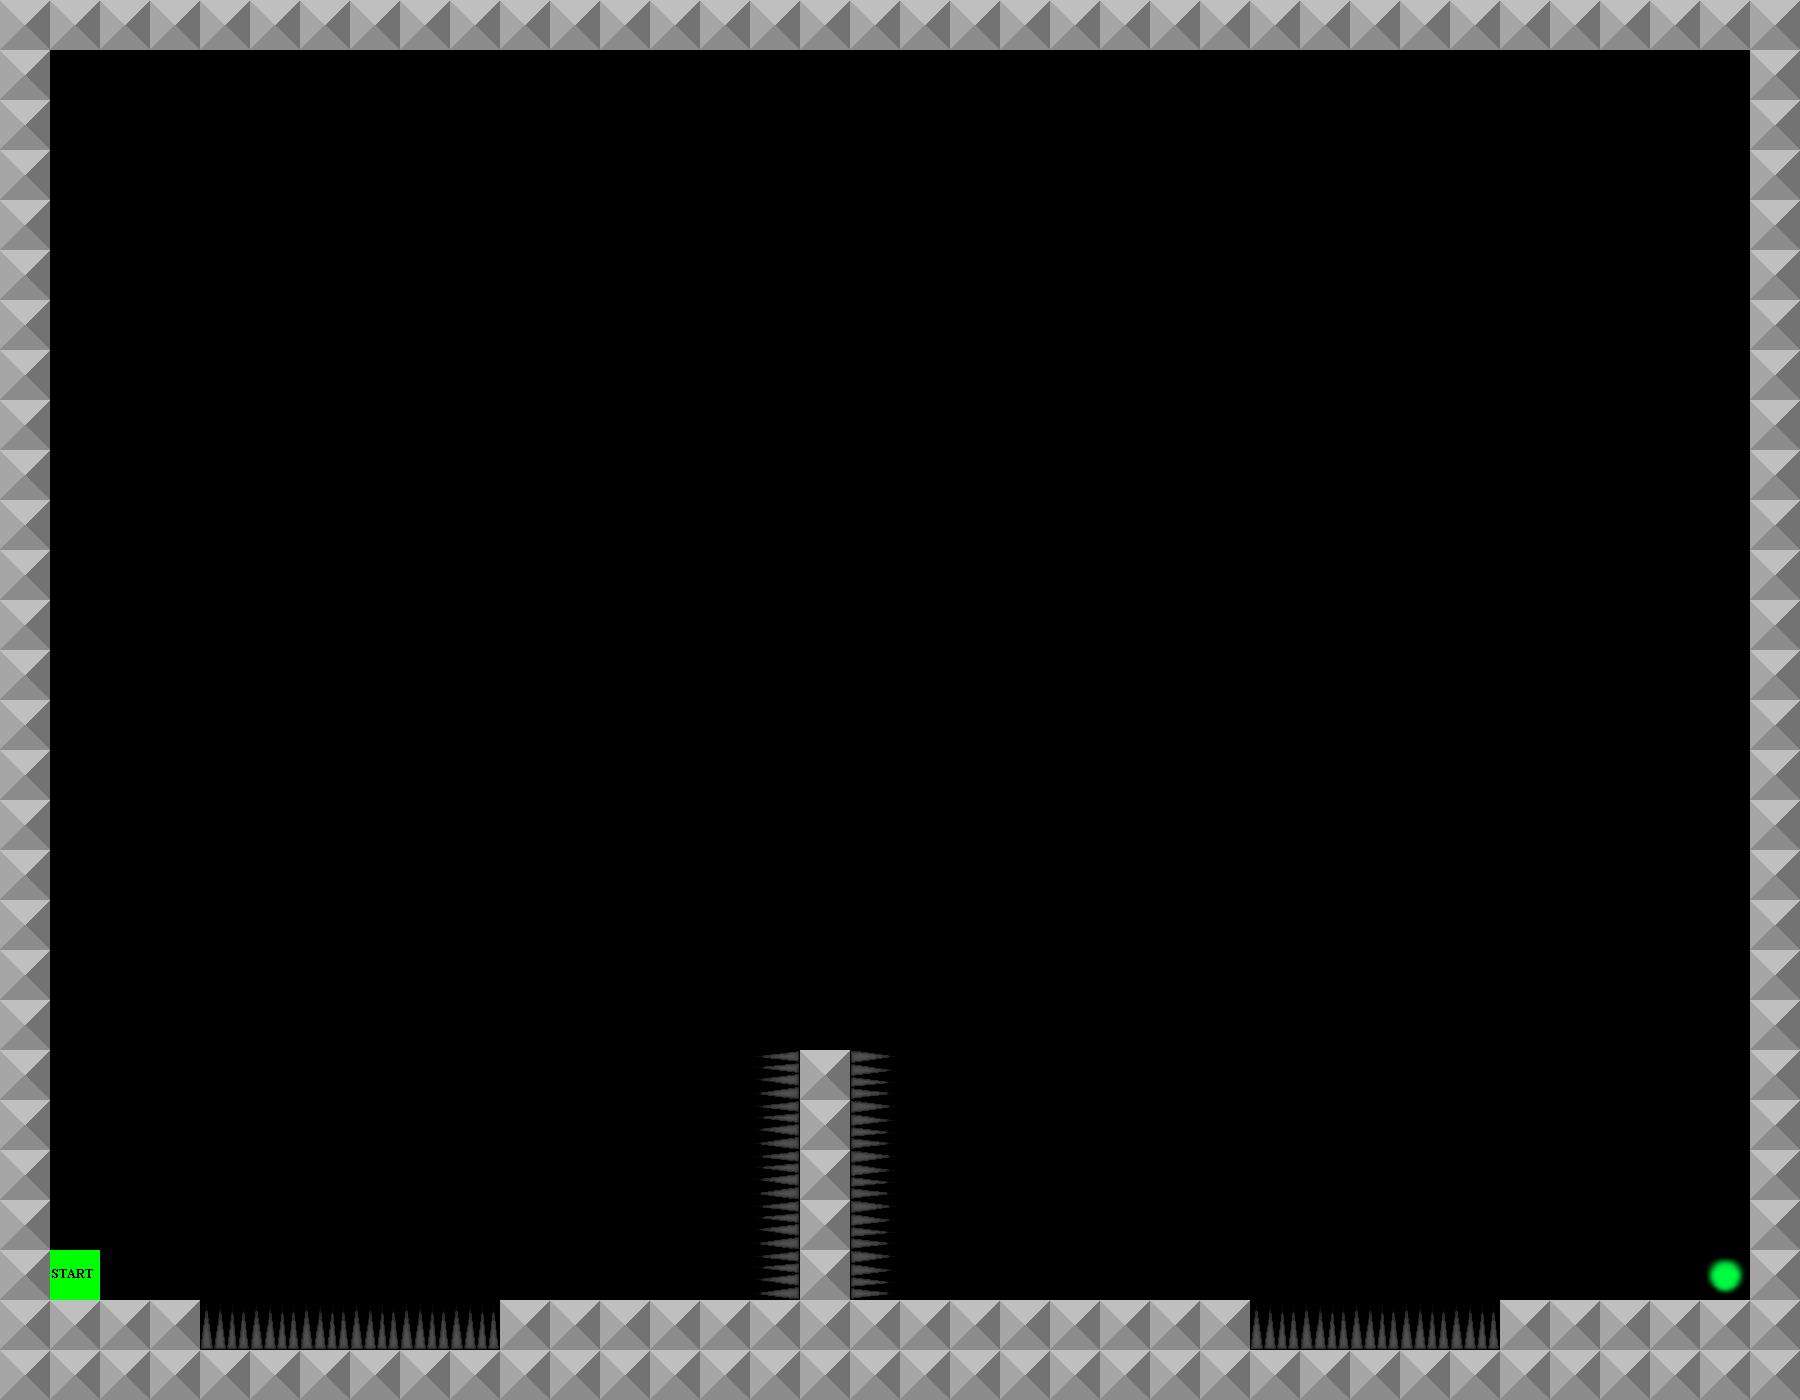

A 2D game scene composited from a Tiled map and its tileset images. What follows is a short description and the map's XML, with every tile layer's data as written:
An orthogonal 36x28 tile map with 50x50 px tiles, 3 tile layers (Collision, Border, Start), 4 tilesets.

<map version="1.0" orientation="orthogonal" renderorder="right-down" width="36" height="28" tilewidth="50" tileheight="50">
 <tileset firstgid="1" name="Metal" tilewidth="50" tileheight="50">
  <image source="metal.png" trans="ff0004" width="50" height="50" />
  <tile id="0">
   <properties>
    <property name="collide" value="" />
   </properties>
  </tile>
 </tileset>
 <tileset firstgid="2" name="spikes" tilewidth="50" tileheight="50">
  <image source="spikes_matrix.png" trans="ff0004" width="200" height="50" />
  <tile id="0">
   <properties>
    <property name="deadly" value="" />
   </properties>
  </tile>
  <tile id="1">
   <properties>
    <property name="deadly" value="" />
   </properties>
  </tile>
  <tile id="2">
   <properties>
    <property name="deadly" value="" />
   </properties>
  </tile>
  <tile id="3">
   <properties>
    <property name="deadly" value="" />
   </properties>
  </tile>
 </tileset>
 <tileset firstgid="6" name="end" tilewidth="50" tileheight="50">
  <image source="end.png" trans="ff0004" width="50" height="50" />
  <tile id="0">
   <properties>
    <property name="end" value="" />
   </properties>
  </tile>
 </tileset>
 <tileset firstgid="7" name="start" tilewidth="50" tileheight="50">
  <image source="start.png" trans="ff0004" width="50" height="50" />
  <tile id="0">
   <properties>
    <property name="start" value="" />
   </properties>
  </tile>
 </tileset>
 <layer name="Collision" width="36" height="28">
  <data encoding="csv">
0,0,0,0,0,0,0,0,0,0,0,0,0,0,0,0,0,0,0,0,0,0,0,0,0,0,0,0,0,0,0,0,0,0,0,0,
0,0,0,0,0,0,0,0,0,0,0,0,0,0,0,0,0,0,0,0,0,0,0,0,0,0,0,0,0,0,0,0,0,0,0,0,
0,0,0,0,0,0,0,0,0,0,0,0,0,0,0,0,0,0,0,0,0,0,0,0,0,0,0,0,0,0,0,0,0,0,0,0,
0,0,0,0,0,0,0,0,0,0,0,0,0,0,0,0,0,0,0,0,0,0,0,0,0,0,0,0,0,0,0,0,0,0,0,0,
0,0,0,0,0,0,0,0,0,0,0,0,0,0,0,0,0,0,0,0,0,0,0,0,0,0,0,0,0,0,0,0,0,0,0,0,
0,0,0,0,0,0,0,0,0,0,0,0,0,0,0,0,0,0,0,0,0,0,0,0,0,0,0,0,0,0,0,0,0,0,0,0,
0,0,0,0,0,0,0,0,0,0,0,0,0,0,0,0,0,0,0,0,0,0,0,0,0,0,0,0,0,0,0,0,0,0,0,0,
0,0,0,0,0,0,0,0,0,0,0,0,0,0,0,0,0,0,0,0,0,0,0,0,0,0,0,0,0,0,0,0,0,0,0,0,
0,0,0,0,0,0,0,0,0,0,0,0,0,0,0,0,0,0,0,0,0,0,0,0,0,0,0,0,0,0,0,0,0,0,0,0,
0,0,0,0,0,0,0,0,0,0,0,0,0,0,0,0,0,0,0,0,0,0,0,0,0,0,0,0,0,0,0,0,0,0,0,0,
0,0,0,0,0,0,0,0,0,0,0,0,0,0,0,0,0,0,0,0,0,0,0,0,0,0,0,0,0,0,0,0,0,0,0,0,
0,0,0,0,0,0,0,0,0,0,0,0,0,0,0,0,0,0,0,0,0,0,0,0,0,0,0,0,0,0,0,0,0,0,0,0,
0,0,0,0,0,0,0,0,0,0,0,0,0,0,0,0,0,0,0,0,0,0,0,0,0,0,0,0,0,0,0,0,0,0,0,0,
0,0,0,0,0,0,0,0,0,0,0,0,0,0,0,0,0,0,0,0,0,0,0,0,0,0,0,0,0,0,0,0,0,0,0,0,
0,0,0,0,0,0,0,0,0,0,0,0,0,0,0,0,0,0,0,0,0,0,0,0,0,0,0,0,0,0,0,0,0,0,0,0,
0,0,0,0,0,0,0,0,0,0,0,0,0,0,0,0,0,0,0,0,0,0,0,0,0,0,0,0,0,0,0,0,0,0,0,0,
0,0,0,0,0,0,0,0,0,0,0,0,0,0,0,0,0,0,0,0,0,0,0,0,0,0,0,0,0,0,0,0,0,0,0,0,
0,0,0,0,0,0,0,0,0,0,0,0,0,0,0,0,0,0,0,0,0,0,0,0,0,0,0,0,0,0,0,0,0,0,0,0,
0,0,0,0,0,0,0,0,0,0,0,0,0,0,0,0,0,0,0,0,0,0,0,0,0,0,0,0,0,0,0,0,0,0,0,0,
0,0,0,0,0,0,0,0,0,0,0,0,0,0,0,0,0,0,0,0,0,0,0,0,0,0,0,0,0,0,0,0,0,0,0,0,
0,0,0,0,0,0,0,0,0,0,0,0,0,0,0,0,0,0,0,0,0,0,0,0,0,0,0,0,0,0,0,0,0,0,0,0,
0,0,0,0,0,0,0,0,0,0,0,0,0,0,0,4,1,5,0,0,0,0,0,0,0,0,0,0,0,0,0,0,0,0,0,0,
0,0,0,0,0,0,0,0,0,0,0,0,0,0,0,4,1,5,0,0,0,0,0,0,0,0,0,0,0,0,0,0,0,0,0,0,
0,0,0,0,0,0,0,0,0,0,0,0,0,0,0,4,1,5,0,0,0,0,0,0,0,0,0,0,0,0,0,0,0,0,0,0,
0,0,0,0,0,0,0,0,0,0,0,0,0,0,0,4,1,5,0,0,0,0,0,0,0,0,0,0,0,0,0,0,0,0,0,0,
0,0,0,0,0,0,0,0,0,0,0,0,0,0,0,4,1,5,0,0,0,0,0,0,0,0,0,0,0,0,0,0,0,0,6,0,
0,1,1,1,2,2,2,2,2,2,1,1,1,1,1,1,1,1,1,1,1,1,1,1,1,2,2,2,2,2,1,1,1,1,1,0,
0,0,0,0,0,0,0,0,0,0,0,0,0,0,0,0,0,0,0,0,0,0,0,0,0,0,0,0,0,0,0,0,0,0,0,0
</data>
 </layer>
 <layer name="Border" width="36" height="28">
  <data encoding="csv">
1,1,1,1,1,1,1,1,1,1,1,1,1,1,1,1,1,1,1,1,1,1,1,1,1,1,1,1,1,1,1,1,1,1,1,1,
1,0,0,0,0,0,0,0,0,0,0,0,0,0,0,0,0,0,0,0,0,0,0,0,0,0,0,0,0,0,0,0,0,0,0,1,
1,0,0,0,0,0,0,0,0,0,0,0,0,0,0,0,0,0,0,0,0,0,0,0,0,0,0,0,0,0,0,0,0,0,0,1,
1,0,0,0,0,0,0,0,0,0,0,0,0,0,0,0,0,0,0,0,0,0,0,0,0,0,0,0,0,0,0,0,0,0,0,1,
1,0,0,0,0,0,0,0,0,0,0,0,0,0,0,0,0,0,0,0,0,0,0,0,0,0,0,0,0,0,0,0,0,0,0,1,
1,0,0,0,0,0,0,0,0,0,0,0,0,0,0,0,0,0,0,0,0,0,0,0,0,0,0,0,0,0,0,0,0,0,0,1,
1,0,0,0,0,0,0,0,0,0,0,0,0,0,0,0,0,0,0,0,0,0,0,0,0,0,0,0,0,0,0,0,0,0,0,1,
1,0,0,0,0,0,0,0,0,0,0,0,0,0,0,0,0,0,0,0,0,0,0,0,0,0,0,0,0,0,0,0,0,0,0,1,
1,0,0,0,0,0,0,0,0,0,0,0,0,0,0,0,0,0,0,0,0,0,0,0,0,0,0,0,0,0,0,0,0,0,0,1,
1,0,0,0,0,0,0,0,0,0,0,0,0,0,0,0,0,0,0,0,0,0,0,0,0,0,0,0,0,0,0,0,0,0,0,1,
1,0,0,0,0,0,0,0,0,0,0,0,0,0,0,0,0,0,0,0,0,0,0,0,0,0,0,0,0,0,0,0,0,0,0,1,
1,0,0,0,0,0,0,0,0,0,0,0,0,0,0,0,0,0,0,0,0,0,0,0,0,0,0,0,0,0,0,0,0,0,0,1,
1,0,0,0,0,0,0,0,0,0,0,0,0,0,0,0,0,0,0,0,0,0,0,0,0,0,0,0,0,0,0,0,0,0,0,1,
1,0,0,0,0,0,0,0,0,0,0,0,0,0,0,0,0,0,0,0,0,0,0,0,0,0,0,0,0,0,0,0,0,0,0,1,
1,0,0,0,0,0,0,0,0,0,0,0,0,0,0,0,0,0,0,0,0,0,0,0,0,0,0,0,0,0,0,0,0,0,0,1,
1,0,0,0,0,0,0,0,0,0,0,0,0,0,0,0,0,0,0,0,0,0,0,0,0,0,0,0,0,0,0,0,0,0,0,1,
1,0,0,0,0,0,0,0,0,0,0,0,0,0,0,0,0,0,0,0,0,0,0,0,0,0,0,0,0,0,0,0,0,0,0,1,
1,0,0,0,0,0,0,0,0,0,0,0,0,0,0,0,0,0,0,0,0,0,0,0,0,0,0,0,0,0,0,0,0,0,0,1,
1,0,0,0,0,0,0,0,0,0,0,0,0,0,0,0,0,0,0,0,0,0,0,0,0,0,0,0,0,0,0,0,0,0,0,1,
1,0,0,0,0,0,0,0,0,0,0,0,0,0,0,0,0,0,0,0,0,0,0,0,0,0,0,0,0,0,0,0,0,0,0,1,
1,0,0,0,0,0,0,0,0,0,0,0,0,0,0,0,0,0,0,0,0,0,0,0,0,0,0,0,0,0,0,0,0,0,0,1,
1,0,0,0,0,0,0,0,0,0,0,0,0,0,0,0,0,0,0,0,0,0,0,0,0,0,0,0,0,0,0,0,0,0,0,1,
1,0,0,0,0,0,0,0,0,0,0,0,0,0,0,0,0,0,0,0,0,0,0,0,0,0,0,0,0,0,0,0,0,0,0,1,
1,0,0,0,0,0,0,0,0,0,0,0,0,0,0,0,0,0,0,0,0,0,0,0,0,0,0,0,0,0,0,0,0,0,0,1,
1,0,0,0,0,0,0,0,0,0,0,0,0,0,0,0,0,0,0,0,0,0,0,0,0,0,0,0,0,0,0,0,0,0,0,1,
1,0,0,0,0,0,0,0,0,0,0,0,0,0,0,0,0,0,0,0,0,0,0,0,0,0,0,0,0,0,0,0,0,0,0,1,
1,0,0,0,0,0,0,0,0,0,0,0,0,0,0,0,0,0,0,0,0,0,0,0,0,0,0,0,0,0,0,0,0,0,0,1,
1,1,1,1,1,1,1,1,1,1,1,1,1,1,1,1,1,1,1,1,1,1,1,1,1,1,1,1,1,1,1,1,1,1,1,1
</data>
 </layer>
 <layer name="Start" width="36" height="28">
  <data encoding="csv">
0,0,0,0,0,0,0,0,0,0,0,0,0,0,0,0,0,0,0,0,0,0,0,0,0,0,0,0,0,0,0,0,0,0,0,0,
0,0,0,0,0,0,0,0,0,0,0,0,0,0,0,0,0,0,0,0,0,0,0,0,0,0,0,0,0,0,0,0,0,0,0,0,
0,0,0,0,0,0,0,0,0,0,0,0,0,0,0,0,0,0,0,0,0,0,0,0,0,0,0,0,0,0,0,0,0,0,0,0,
0,0,0,0,0,0,0,0,0,0,0,0,0,0,0,0,0,0,0,0,0,0,0,0,0,0,0,0,0,0,0,0,0,0,0,0,
0,0,0,0,0,0,0,0,0,0,0,0,0,0,0,0,0,0,0,0,0,0,0,0,0,0,0,0,0,0,0,0,0,0,0,0,
0,0,0,0,0,0,0,0,0,0,0,0,0,0,0,0,0,0,0,0,0,0,0,0,0,0,0,0,0,0,0,0,0,0,0,0,
0,0,0,0,0,0,0,0,0,0,0,0,0,0,0,0,0,0,0,0,0,0,0,0,0,0,0,0,0,0,0,0,0,0,0,0,
0,0,0,0,0,0,0,0,0,0,0,0,0,0,0,0,0,0,0,0,0,0,0,0,0,0,0,0,0,0,0,0,0,0,0,0,
0,0,0,0,0,0,0,0,0,0,0,0,0,0,0,0,0,0,0,0,0,0,0,0,0,0,0,0,0,0,0,0,0,0,0,0,
0,0,0,0,0,0,0,0,0,0,0,0,0,0,0,0,0,0,0,0,0,0,0,0,0,0,0,0,0,0,0,0,0,0,0,0,
0,0,0,0,0,0,0,0,0,0,0,0,0,0,0,0,0,0,0,0,0,0,0,0,0,0,0,0,0,0,0,0,0,0,0,0,
0,0,0,0,0,0,0,0,0,0,0,0,0,0,0,0,0,0,0,0,0,0,0,0,0,0,0,0,0,0,0,0,0,0,0,0,
0,0,0,0,0,0,0,0,0,0,0,0,0,0,0,0,0,0,0,0,0,0,0,0,0,0,0,0,0,0,0,0,0,0,0,0,
0,0,0,0,0,0,0,0,0,0,0,0,0,0,0,0,0,0,0,0,0,0,0,0,0,0,0,0,0,0,0,0,0,0,0,0,
0,0,0,0,0,0,0,0,0,0,0,0,0,0,0,0,0,0,0,0,0,0,0,0,0,0,0,0,0,0,0,0,0,0,0,0,
0,0,0,0,0,0,0,0,0,0,0,0,0,0,0,0,0,0,0,0,0,0,0,0,0,0,0,0,0,0,0,0,0,0,0,0,
0,0,0,0,0,0,0,0,0,0,0,0,0,0,0,0,0,0,0,0,0,0,0,0,0,0,0,0,0,0,0,0,0,0,0,0,
0,0,0,0,0,0,0,0,0,0,0,0,0,0,0,0,0,0,0,0,0,0,0,0,0,0,0,0,0,0,0,0,0,0,0,0,
0,0,0,0,0,0,0,0,0,0,0,0,0,0,0,0,0,0,0,0,0,0,0,0,0,0,0,0,0,0,0,0,0,0,0,0,
0,0,0,0,0,0,0,0,0,0,0,0,0,0,0,0,0,0,0,0,0,0,0,0,0,0,0,0,0,0,0,0,0,0,0,0,
0,0,0,0,0,0,0,0,0,0,0,0,0,0,0,0,0,0,0,0,0,0,0,0,0,0,0,0,0,0,0,0,0,0,0,0,
0,0,0,0,0,0,0,0,0,0,0,0,0,0,0,0,0,0,0,0,0,0,0,0,0,0,0,0,0,0,0,0,0,0,0,0,
0,0,0,0,0,0,0,0,0,0,0,0,0,0,0,0,0,0,0,0,0,0,0,0,0,0,0,0,0,0,0,0,0,0,0,0,
0,0,0,0,0,0,0,0,0,0,0,0,0,0,0,0,0,0,0,0,0,0,0,0,0,0,0,0,0,0,0,0,0,0,0,0,
0,0,0,0,0,0,0,0,0,0,0,0,0,0,0,0,0,0,0,0,0,0,0,0,0,0,0,0,0,0,0,0,0,0,0,0,
0,7,0,0,0,0,0,0,0,0,0,0,0,0,0,0,0,0,0,0,0,0,0,0,0,0,0,0,0,0,0,0,0,0,0,0,
0,0,0,0,0,0,0,0,0,0,0,0,0,0,0,0,0,0,0,0,0,0,0,0,0,0,0,0,0,0,0,0,0,0,0,0,
0,0,0,0,0,0,0,0,0,0,0,0,0,0,0,0,0,0,0,0,0,0,0,0,0,0,0,0,0,0,0,0,0,0,0,0
</data>
 </layer>
</map>
